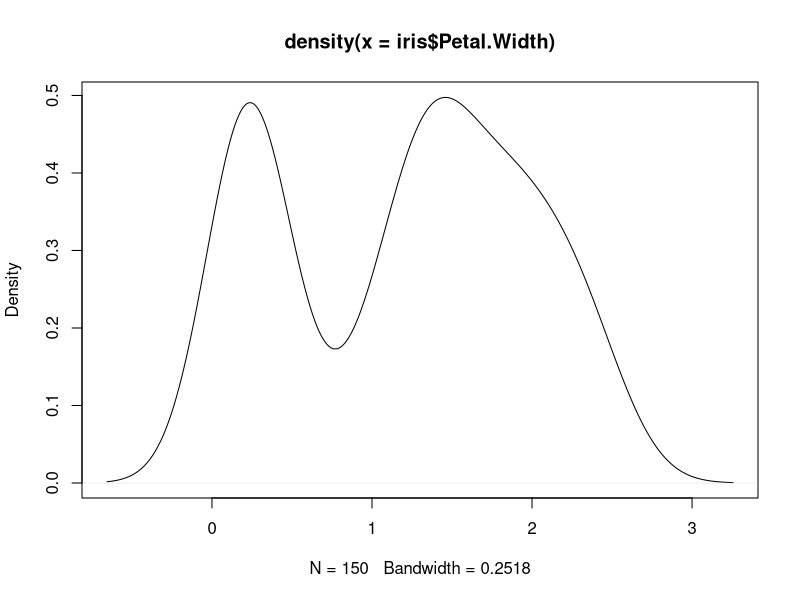

This figure's R source:
## ---- chunk 1
y <- density(iris$Petal.Width)
## ---- chunk 2
class(y)
## ---- chunk 3
typeof(y)
## ---- chunk 4
str(y)
## ---- chunk 5
#| echo: false
plot(y)
